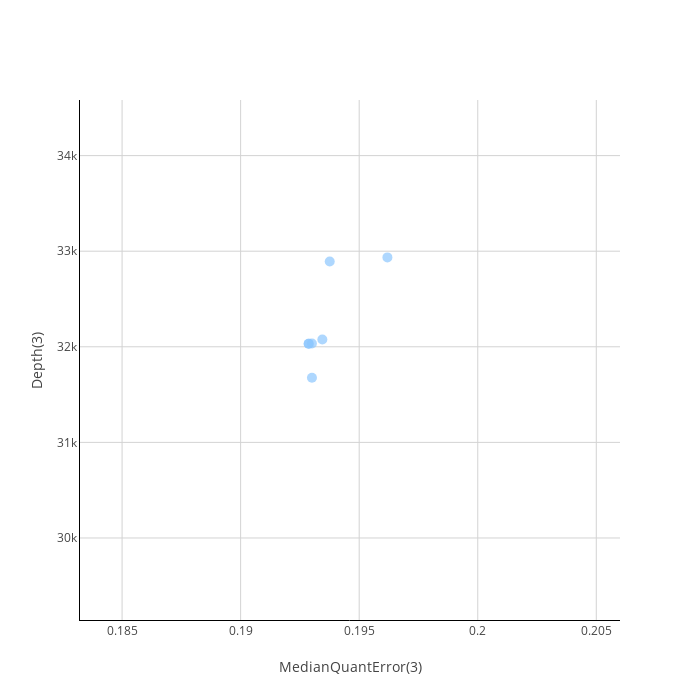

The cell this chart's notebook holds for it:
### Code cell
plot = plot_performance_metrics(
    all_datapoints, subset=subset_hashes_MaxQuantVersions, min_quant=3, subset_col="intermediate_hash", autoscale=True
)
plot

### Figure 1 — Plotly figure (JSON) as saved in the notebook; plotly's stock layout.template omitted (floating-point values rounded to 4 significant figures)
{"data": [{"hovertext": ["ProteoBench ID: MaxQuant_20250718_094011<br>Software tool: MaxQuant 1.5.2.8<br>Comment (private submission): ...", "ProteoBench ID: MaxQuant_20250718_094146<br>Software tool: MaxQuant 2.1.4.0<br>Comment (private submission): ...", "ProteoBench ID: MaxQuant_20250718_094232<br>Software tool: MaxQuant 2.5.1.0<br>Comment (private submission): ...", "ProteoBench ID: MaxQuant_20250718_094435<br>Software tool: MaxQuant 2.1.3.0<br>Comment (private submission): ...", "ProteoBench ID: MaxQuant_20250718_094554<br>Software tool: MaxQuant 1.5.8.2<br>Comment (private submission): ...", "ProteoBench ID: MaxQuant_20250718_094610<br>Software tool: MaxQuant 1.6.3.3<br>Comment (private submission): ...", "ProteoBench ID: MaxQuant_20250718_094844<br>Software tool: MaxQuant 1.5.3.30<br>Comment (private submission): ..."], "marker": {"color": ["#8bc6fd", "#8bc6fd", "#8bc6fd", "#8bc6fd", "#8bc6fd", "#8bc6fd", "#8bc6fd"], "showscale": false, "size": [10, 10, 10, 10, 10, 10, 10]}, "mode": "markers", "name": "MaxQuant", "type": "scatter", "x": [0.1962, 0.1929, 0.193, 0.1929, 0.193, 0.1934, 0.1938], "y": [32935, 32032, 32034, 32032, 31676, 32077, 32892]}], "layout": {"annotations": [{"font": {"color": "rgba(0,0,0,0.1)", "size": 50}, "showarrow": false, "text": "", "x": 0.5, "xref": "paper", "y": 0.5, "yref": "paper"}], "clickmode": "event+select", "height": 700, "width": 700, "xaxis": {"gridcolor": "lightgray", "gridwidth": 1, "linecolor": "black", "range": [0.1832, 0.206], "showgrid": true, "title": {"text": "MedianQuantError(3)"}}, "yaxis": {"gridcolor": "lightgray", "gridwidth": 1, "linecolor": "black", "range": [29140.0, 34580.0], "showgrid": true, "title": {"text": "Depth(3)"}}}}
